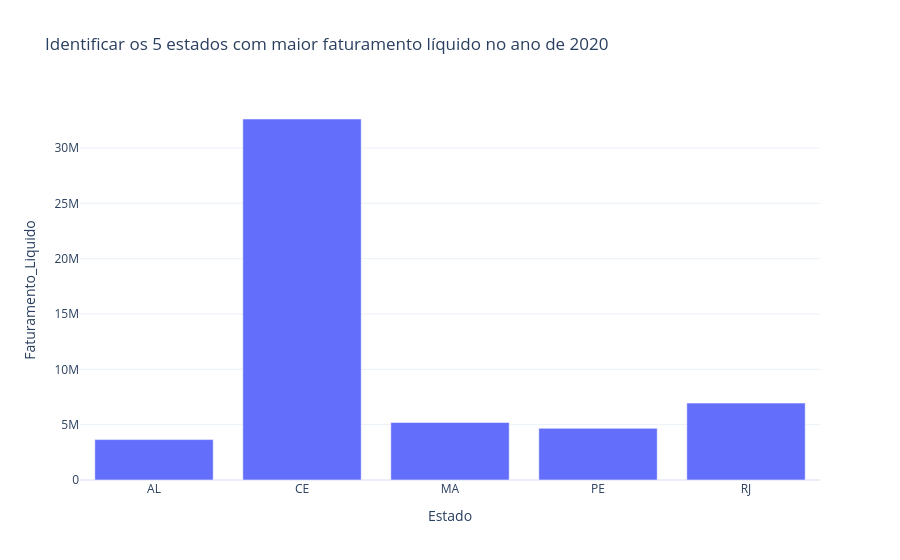

Source (notebook cell):
### Code cell
# Join com dimensão de cliente
chat("Quais os 5 estados com maior faturamento líquido em 2020?")

### Figure 1 — Plotly figure (JSON) as saved in the notebook; plotly's stock layout.template omitted (floating-point values rounded to 4 significant figures)
{"data": [{"alignmentgroup": "True", "hovertemplate": "Estado=%{x}<br>Faturamento_Liquido=%{y}<extra></extra>", "legendgroup": "", "marker": {"color": "#636efa", "pattern": {"shape": ""}}, "name": "", "offsetgroup": "", "orientation": "v", "showlegend": false, "textposition": "auto", "type": "bar", "x": ["AL", "CE", "MA", "PE", "RJ"], "xaxis": "x", "y": [3651000.0, 32620000.0, 5194000.0, 4665000.0, 6949000.0], "yaxis": "y"}], "layout": {"barmode": "relative", "legend": {"tracegroupgap": 0}, "title": {"text": "Identificar os 5 estados com maior faturamento líquido no ano de 2020"}, "xaxis": {"anchor": "y", "domain": [0, 1], "title": {"text": "Estado"}}, "yaxis": {"anchor": "x", "domain": [0, 1], "title": {"text": "Faturamento_Liquido"}}}}
